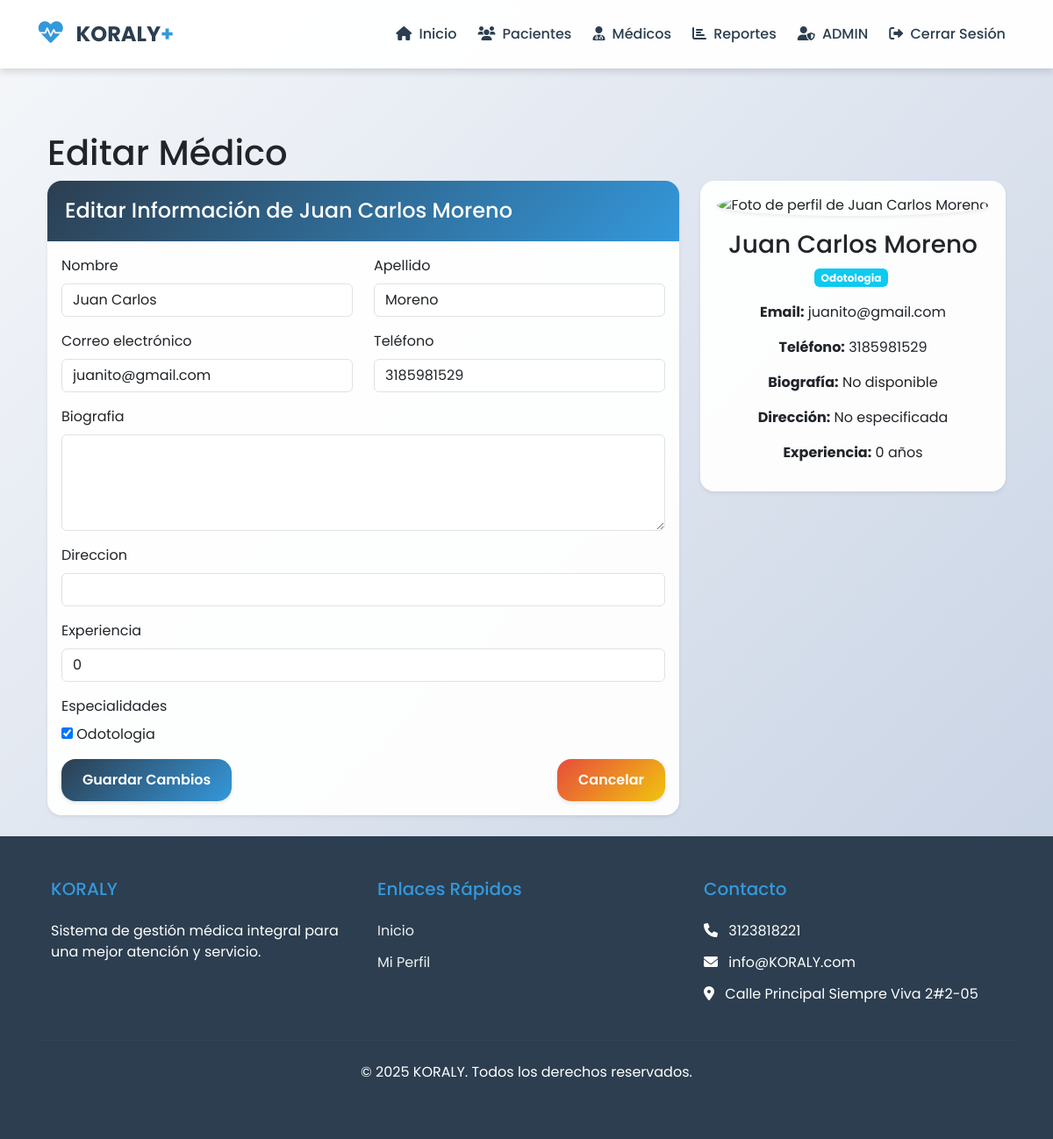
/usuarios/admin/medicos/editar/1/ (signed in), run on the app's committed database.
### usuarios/models.py (models this page shows, shortened)
class Medico(models.Model):
    usuario = models.OneToOneField(Usuario, on_delete=models.CASCADE, related_name='medico')
    especialidades = models.ManyToManyField('Especialidad', related_name='medicos')
    biografia = models.TextField(blank=True, null=True)
    direccion = models.CharField(max_length=200, blank=True, null=True)
    experiencia = models.PositiveIntegerField(default=0)
    class Meta:
        verbose_name = "Médico"
        verbose_name_plural = "Médicos"

class Usuario(AbstractUser):
    ADMIN = 'admin'
    MEDICO = 'medico'
    PACIENTE = 'paciente'
    TIPO_USUARIO_CHOICES = [
        (ADMIN, 'Administrador'),
        (MEDICO, 'Médico'),
        (PACIENTE, 'Paciente'),
    ]
    tipo_usuario = models.CharField(
        max_length=10,
        choices=TIPO_USUARIO_CHOICES,
        default=PACIENTE,
    )
    telefono = models.CharField(max_length=15, blank=True, null=True)
    foto = models.ImageField(upload_to='fotos_perfil/', blank=True, null=True)  # Nuevo campo
    def is_admin(self):
        return self.tipo_usuario == self.ADMIN
    def is_medico(self):
        return self.tipo_usuario == self.MEDICO
    def is_paciente(self):
        return self.tipo_usuario == self.PACIENTE

class Especialidad(models.Model):
    nombre = models.CharField(max_length=100)
    descripcion = models.TextField(blank=True)
    def __str__(self):
        return self.nombre
    class Meta:
        verbose_name_plural = "Especialidades"

### usuarios/views.py (the view)
# urls.py: path('admin/medicos/editar/<int:pk>/', views.editar_medico, name='editar_medico'),
@user_passes_test(admin_required)
def editar_medico(request, pk):
    medico = get_object_or_404(Medico, pk=pk)
    if request.method == 'POST':
        form = PerfilMedicoForm(request.POST, request.FILES, instance=medico)
        if form.is_valid():
            form.save()
            messages.success(request, 'Médico actualizado correctamente.')
            return redirect('gestionar_medicos')
    else:
        form = PerfilMedicoForm(instance=medico)
    return render(request, 'usuarios/editar_medico.html', {'form': form, 'medico': medico})

### usuarios/views.py (called while the page is built)
def admin_required(user):
    return user.is_authenticated and user.is_admin()

### templates/usuarios/editar_medico.html (shortened to what this page needs)
{% extends 'base.html' %}
{% block content %}
<div class="container mt-5">
    <h1>Editar Médico</h1>
    <div class="row">
        <div class="col-md-8">
            <div class="card shadow-sm">
                <div class="card-header bg-primary text-white">
                    <h4 class="mb-0">Editar Información de {{ medico.usuario.get_full_name }}</h4>
                </div>
                <div class="card-body">
                    <form method="post" enctype="multipart/form-data">
                        <div class="row">
                            <div class="col-md-6 mb-3">
                                <label for="{{ form.first_name.id_for_label }}" class="form-label">{{ form.first_name.label }}</label>
                                {{ form.first_name }}
                            </div>
                            <div class="col-md-6 mb-3">
                                <label for="{{ form.last_name.id_for_label }}" class="form-label">{{ form.last_name.label }}</label>
                                {{ form.last_name }}
                            </div>
                        </div>
                        <div class="row">
                            <div class="col-md-6 mb-3">
                                <label for="{{ form.email.id_for_label }}" class="form-label">{{ form.email.label }}</label>
                                {{ form.email }}
                            </div>
                            <div class="col-md-6 mb-3">
                                <label for="{{ form.telefono.id_for_label }}" class="form-label">{{ form.telefono.label }}</label>
                                {{ form.telefono }}
                            </div>
                        </div>
                        <div class="mb-3">
                            <label for="{{ form.biografia.id_for_label }}" class="form-label">{{ form.biografia.label }}</label>
                            {{ form.biografia }}
                        </div>
                        <div class="mb-3">
                            <label for="{{ form.direccion.id_for_label }}" class="form-label">{{ form.direccion.label }}</label>
                            {{ form.direccion }}
                        </div>
                        <div class="mb-3">
                            <label for="{{ form.experiencia.id_for_label }}" class="form-label">{{ form.experiencia.label }}</label>
                            {{ form.experiencia }}
                        </div>
                        <div class="mb-3">
                            <label class="form-label">{{ form.especialidades.label }}</label>
                            {{ form.especialidades }}
                        </div>
                        <div class="d-flex justify-content-between">
                            <button type="submit" class="btn btn-primary">Guardar Cambios</button>
                            <a href="{% url 'gestionar_medicos' %}" class="btn btn-secondary">Cancelar</a>
                        </div>
                    </form>
                </div>
            </div>
        </div>
        <div class="col-md-4">
            <div class="card shadow-sm">
                <div class="card-body text-center">
                    <img src="{% if medico.usuario.foto %}{{ medico.usuario.foto.url }}{% else %}https://img.freepik.com/vector-premium/icono-medico-estetoscopio-logo-enfermera-examen-paciente-hospital-atencion-medica-salud_1234944-1591.jpg{% endif %}"
                         class="rounded-circle img-fluid mb-3 shadow-sm"
                         alt="Foto de perfil de {{ medico.usuario.get_full_name }}"
                         style="width: 150px; height: 150px; object-fit: cover;">
                    <h3>{{ medico.usuario.get_full_name }}</h3>
                    <p class="text-muted">
                        {% for especialidad in medico.especialidades.all %}
                            <span class="badge bg-info me-1">{{ especialidad.nombre }}</span>
                        {% endfor %}
                    </p>
                    <p><strong>Email:</strong> {{ medico.usuario.email }}</p>
                    <p><strong>Teléfono:</strong> {{ medico.usuario.telefono|default:"No especificado" }}</p>
                    <p><strong>Biografía:</strong> {{ medico.biografia|default:"No disponible" }}</p>
                    <p><strong>Dirección:</strong> {{ medico.direccion|default:"No especificada" }}</p>
                    <p><strong>Experiencia:</strong> {{ medico.experiencia|default:0 }} años</p>
                </div>
            </div>
        </div>
    </div>
</div>
{% endblock %}

### templates/base.html (style rules this page uses)
:root { --primary-color: #2c3e50; --secondary-color: #3498db; --accent-color: #e74c3c; --success-color: #2ecc71; --warning-color: #f1c40f; --light-color: #ecf0f1; --dark-color: #2c3e50; --gradient-primary: linear-gradient(135deg, #2c3e50 0%, #3498db 100%); --gradient-secondary: linear-gradient(135deg, #e74c3c 0%, #f1c40f 100%); --shadow-sm: 0 2px 4px rgba(0,0,0,0.1); --shadow-md: 0 4px 8px rgba(0,0,0,0.12); --shadow-lg: 0 8px 16px rgba(0,0,0,0.15); --border-radius: 1rem; }
body { font-family: 'Poppins', sans-serif; background: linear-gradient(135deg, #f5f7fa 0%, #c3cfe2 100%); min-height: 100vh; display: flex; flex-direction: column; }
.btn { border-radius: var(--border-radius); padding: 0.75rem 1.5rem; font-weight: 600; transition: all 0.3s ease; border: none; box-shadow: var(--shadow-sm); }
.btn-primary { background: var(--gradient-primary); }
.btn-secondary { background: var(--gradient-secondary); }
.card { border: none; border-radius: var(--border-radius); background: rgba(255, 255, 255, 0.95); box-shadow: var(--shadow-md); transition: all 0.3s ease; overflow: hidden; }
.card-header { background: var(--gradient-primary); color: white; font-weight: 600; padding: 1.25rem; border-bottom: none; }

### data on the page
Medico: usuario.get_full_name "Juan Carlos Moreno", experiencia "0", usuario.email "juanito@gmail.com", usuario.telefono "3185981529", biografia "No disponible", direccion "No especificada"
Usuario: first_name "Juan Carlos", last_name "Moreno", email "juanito@gmail.com", telefono "3185981529"
Especialidad: nombre "Odotologia"
